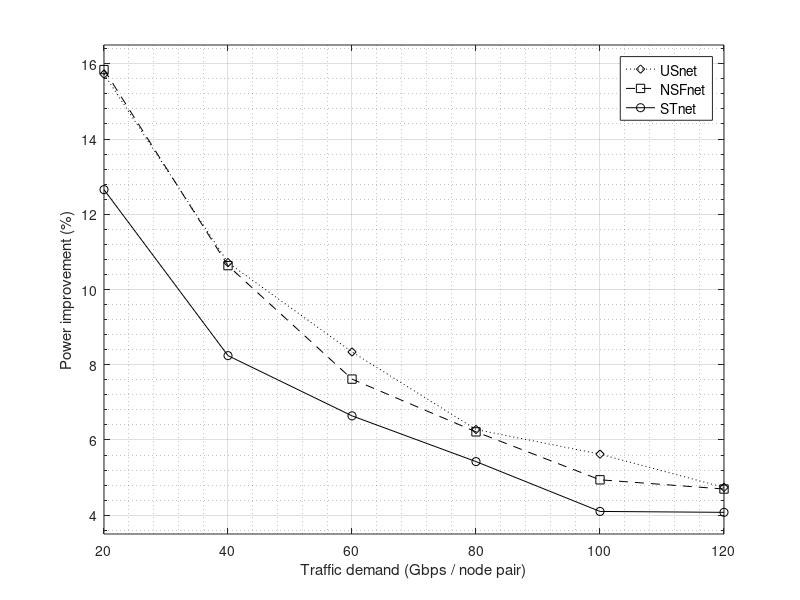

The MATLAB source for this figure:
figureName = 'refreshFig.8_5a-energy-improve-Multihop-vs-Direct';   % <- change per figure
graphics_toolkit('qt');

% ---- Set figure appearance ----
set(gcf, 'Color', 'w');                     % white background
%set(gca, 'FontSize', 14, 'LineWidth', 1.0);
box on;
grid on;

## ComparePower6nodes_labels_final.m
close all; clf;
%figure(1, 'position',[100,100,720,540]);

x = [1, 2, 3, 4, 5, 6];  % x-axis data points

relOurMtoD6n = [20, 12.655; 40, 8.242;60, 6.641; 80, 5.425; 100, 4.100; 120, 4.076]
relOurMtoD14n = [20, 15.847; 40, 10.635; 60, 7.618;  80, 6.216; 100, 4.941; 120, 4.696]
relOurMtoD24n = [20, 15.725; 40, 10.715; 60, 8.340; 80, 6.278; 100, 5.623; 120, 4.739]




relOurMtoD6nY = relOurMtoD6n(:,2)
relOurMtoD14nY = relOurMtoD14n(:,2)
relOurMtoD24nY = relOurMtoD24n(:,2)

labels = {'20','40','60','80','100','120'};

plot( x, relOurMtoD24nY, 'k:d', x, relOurMtoD14nY, 'k--s', x, relOurMtoD6nY, 'k-o');

xlim([1, 6]);

ylim([3.5 16.5])
% Set the y-axis with minor gridlines
set(gca, 'YMinorTick', 'on'); % Turn on minor ticks
set(gca, 'YGrid', 'on');      % Enable grid for the y-axis
set(gca, 'YMinorGrid', 'on'); % Enable minor gridlines
grid on;

xticklabels(labels);

xlabel('Traffic demand (Gbps / node pair)');

ylabel('Power improvement (%)');

#title('Improvement of power consumption of Multi-hop Bypass relative to Direct Bypass based on simulation results');

legend('USnet', 'NSFnet', 'STnet', 'Location', 'northeast');

lg = legend('USnet', 'NSFnet', 'STnet', 'Location', 'northeast');
set(lg, 'FontSize', 10);
set(1, 'position', [200, 200, 1000, 750]);
drawnow;
print('U:\My Drive\DELISTAVROU_KONSTANTINOS\2025-07 Journal\_rev2graphsGNUoctave\Fig8a.png', '-dpng', '-r300'); % 300 DPI
